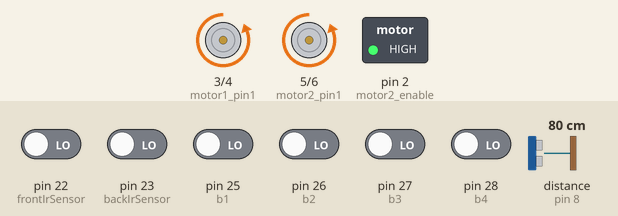
Bench run of a sketch on a simulated Arduino Mega 2560, built with avr-gcc and run on an emulated ATmega2560. Shown: motor-driver pin pairs drawn as motors (green arrow = first pin HIGH = forward, orange = second pin HIGH = backward, longer = more drive), switched loads named in the sketch (green lamp = pin HIGH). Wiring (inferred from the names in the program): ultrasonic range finder: trigger pin 7; echo pin 8. The test bench sets the inputs (shaded band); at power-on: pin 22 (frontIrSensor), pin 23 (backIrSensor), pin 25 (b1), pin 26 (b2), pin 27 (b3), pin 28 (b4) LOW, distance to the obstacle (sensor on pin 8) 80 cm. The echo pulse lasts 58.3 µs per cm; pins used as bus, display or sensor lines are not drawn.

Above: at 1.2 s.
1.3 s: pin 27 (b3) driven HIGH
At 1.9 s:
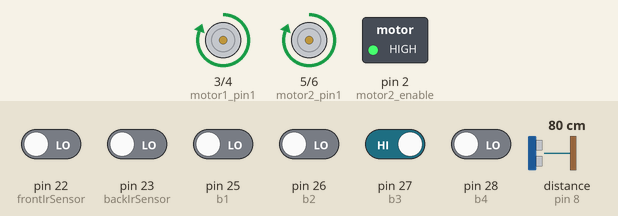
2.8 s: pin 25 (b1) driven HIGH
At 3.5 s:
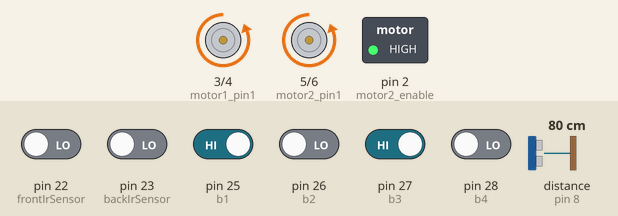
4.3 s: pin 25 (b1) driven LOW
At 5.3 s:
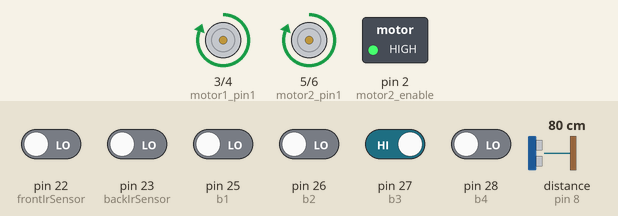
Timing chart, 0 to 7.3 s (numbered marks = the images above; inputs shaded):
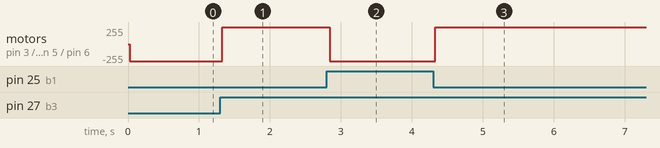

Measured:
- after the input at 1.3 s, motor on pin 3 (motor1_pin1) / pin 4 (motor1_pin2), motor on pin 5 (motor2_pin1) / pin 6 (motor2_pin2): backward 255/255 → forward 255/255 at once
- after the input at 2.8 s, motor on pin 3 (motor1_pin1) / pin 4 (motor1_pin2), motor on pin 5 (motor2_pin1) / pin 6 (motor2_pin2): forward 255/255 → backward 255/255 at once
- after the input at 4.3 s, motor on pin 3 (motor1_pin1) / pin 4 (motor1_pin2), motor on pin 5 (motor2_pin1) / pin 6 (motor2_pin2): backward 255/255 → forward 255/255 at once

The sketch:

Main_program.ino
```cpp
/* Written by Amanallah Trifi:
 * Git: https://github.com/TrifiAmanallah/
 *
 * This a simple algorithm for a sumo fighter Robot
 * There is no need for fancy sofisticated algorithm, this one works just fine ;)
 * In the case of this algorithm, the ring is black and the perimeters are white !
 * The Robot is composed of:
 *   - Two infra Red sensors, one on the front and one the back.
 *     Both are pointed down to detect when the robot reaches the perimeters of the ring.
 *   - One Ultrasound sensor to detect the oppenent robot.
 *     Sensor is put on the front of the robot pointed at 90 degrees from ground.
 *   - Two DC motors controlled throught a H-Bridge (L293D) refer to datasheet:
 *     https://github.com/TrifiAmanallah/Sumo-Fighter-Robot\Datasheets
 *   - Four push buttons, to detect if the robot is being pushed from either sides.
 *     Two buttons on each sides of the robot.
 *
 */

//*****************************************************

// set the IR sensors pin numbers:
const int frontIrSensor = 22; // Front IR sensor
const int backIrSensor  = 23; // Back IR sensor

// set the Ultrasound sensors pin numbers:
const int trig1 = 7; // Trigger
const int echo1 = 8; // Echo

// set the L293D controller pin numbers:
const int motor1_enable	=0;
const int motor2_enable	=2;
const int motor1_pin1	=3; //Left Motor
const int motor1_pin2	=4;
const int motor2_pin1	=5; //Right Motor
const int motor2_pin2	=6;

// set the push buttons pin numbers:
const int b1=25; //button right front
const int b2=26; //button right back
const int b3=27; //button left  front
const int b4=28; //button left  back

//*****************************************************

//Readings for the IR sensors
int frontIrSensorValue 	= 0;
int backIrSensorValue 	= 0;
int black	= 80; //the maximal value that differenciate black from white

//Readings for Buttons
int buttonsRight =0;
int buttonsLeft	 =0;

//variables for the algorithme
unsigned long timeNow;
int forceForward	=0;
int forceBackward	=0;
int searchDirection	=1; //1 for left and 0 for right

//*****************************************************

//Setup and initializations
void setup() {
	Serial.begin(9600);
	timeNow=millis();
	//******************
	pinMode(b1, INPUT);
	pinMode(b2, INPUT);
	pinMode(b3, INPUT);
	pinMode(b4, INPUT);
	//******************
	pinMode(frontIrSensor, INPUT);
	pinMode(backIrSensor, INPUT);
	// **************
	pinMode(trig1, OUTPUT);
	pinMode(echo1, INPUT);
	//***************
	pinMode(motor1_enable,OUTPUT);
	pinMode(motor2_enable,OUTPUT);
	pinMode(motor1_pin1,OUTPUT);
	pinMode(motor1_pin2,OUTPUT);
	pinMode(motor2_pin1,OUTPUT);
	pinMode(motor2_pin2,OUTPUT);
	// **************
	digitalWrite(motor1_enable,HIGH);
	digitalWrite(motor2_enable,HIGH);
	digitalWrite(motor1_pin1,LOW);
	digitalWrite(motor1_pin2,LOW);
	digitalWrite(motor2_pin1,LOW);
	digitalWrite(motor2_pin2,LOW);
	//*****************
	digitalWrite(trig1, LOW);
	//*****************
	searchDirection=1; // Default search direction is right
	forceForward=0;
	forceBackward=0;
}

//*****************************************************

//Read from IR sensors
void checkGroundColor(){
	frontIrSensorValue = digitalRead(frontIrSensor);
	backIrSensorValue  = digitalRead(backIrSensor);
}

//Read from US sensor
long ultrason1(){
	long readingEcho =0;
	long cm1=0;
	int i;
	/*
	 * To reduce the reading errors, we take 5 measurements
	 * every 25 micro secs and the return the average value
	 */
	for(i=0;i<5;i++){
  		digitalWrite(trig1, HIGH);
  		delayMicroseconds(25);
  		digitalWrite(trig1, LOW);
  		readingEcho = pulseIn(echo1, HIGH);
        cm1 = cm1+ readingEcho/ 58,2;
    }
  	return cm1/5;
}

//Read push buttons State
void checkCollision() {
	buttonsRight=0;
	buttonsLeft=0;
	if ((digitalRead(b1)==1)||(digitalRead(b2)==1)) {buttonsRight=1;}
	else { buttonsRight=0;}
	if ((digitalRead(b3)==1)||(digitalRead(b4)==1)) {buttonsLeft=1;}
	else { buttonsLeft=0;}
}

//Turn Robot Left
void leftTurn() {
    digitalWrite(motor1_pin1,HIGH);
    digitalWrite(motor1_pin2,LOW);
    digitalWrite(motor2_pin1,LOW);
    digitalWrite(motor2_pin2,HIGH);
}

//Turn Robot right
void rightTurn() {
    digitalWrite(motor1_pin1,LOW);
    digitalWrite(motor1_pin2,HIGH);
    digitalWrite(motor2_pin1,HIGH);
    digitalWrite(motor2_pin2,LOW);
}

//Move Robot Forward
void moveForward() {
	digitalWrite(motor1_pin1,HIGH);
	digitalWrite(motor1_pin2,LOW);
	digitalWrite(motor2_pin1,HIGH);
	digitalWrite(motor2_pin2,LOW);
}

//Move Robot Backward
void moveBackward() {
	digitalWrite(motor1_pin1,LOW);
	digitalWrite(motor1_pin2,HIGH);
	digitalWrite(motor2_pin1,LOW);
	digitalWrite(motor2_pin2,HIGH);
}

//Turn Robot Left until it finds the enemy, then push it
void seekAndDestroyLeft() {
	long ClosestObstacle =0;
	ClosestObstacle=ultrason1();
	if(1<ClosestObstacle<140) {moveForward();}
	else {leftTurn();}
}

//Turn Robot Right until it finds the enemy, then push it
void seekAndDestroyRight() {
	long ClosestObstacle =0;
	ClosestObstacle=ultrason1();
	if(1<ClosestObstacle<140) {moveBackward();}
	else {rightTurn();}
}

int isPerimeterReached(){
	checkGroundColor();
	if ((frontIrSensorValue>black) || (backIrSensorValue>black))  return 1;
	else return 0;
}

int isFrontPerimeterReached(){
	checkGroundColor();
	if (frontIrSensorValue>black) return 1;
	else return 0;
}

int isBackPerimeterReached(){
	checkGroundColor();
	if (backIrSensorValue>black) return 1;
	else return 0;
}

int isCollisionFromRightSide(){
	checkCollision();
	if (buttonsRight==1) return 1;
	else return 0;
}

int isCollisionFromLeftSide(){
	checkCollision();
	if (buttonsLeft==1) return 1;
	else return 0;
}

//*****************************************************

//Main Execution Loop
void loop() {

	//Check if the robot need to move backward because it reached the perimeter
	if (forceBackward==1){
		//Move the robot backward for two seconds until it is back to the ring.
		timeNow=millis();
		do{
			moveBackward();
			if ((millis()-timeNow>2000)||(isBackPerimeterReached())) {forceBackward=0;}
		}while(forceBackward==1);
	}

	//Check if the robot need to move forward because it reached the perimeter
	else if(forceForward==1){
		//Move the robot forward for two seconds until it is back to the ring.
		timeNow=millis();
		do{
			moveForward();
			if ((millis()-timeNow>2000) ||(isFrontPerimeterReached())){forceForward=0;}
		}while(forceForward==1);
	}

	//We are away from the perimeters, search for the ennemy robot and push it
	else if(!(isPerimeterReached())) {

		// Check if we are being pushed from the right, start searching for the ennemy robot from the right.
		if (isCollisionFromRightSide()) {
			searchDirection=1;
			seekAndDestroyRight();
		}
		// Check if we are being pushed from the left, start searching for the ennemy robot from the left.
		else if (buttonsLeft==1) {
			searchDirection=0;
			seekAndDestroyLeft();
		}

		//We are not being pushed, start searching for the ennemy robot from the last known direction.
		else if (searchDirection==0) {seekAndDestroyLeft();}
		else if (searchDirection==1) {seekAndDestroyRight();}

	}

	//Check if the robot reached the perimeter
	else if (isFrontPerimeterReached()&&forceBackward==0) {
		forceBackward=1;
	}

	else if (isBackPerimeterReached&&forceForward==0) {
		forceForward=1;
	}

//Proceed to the next Loop
}
```
